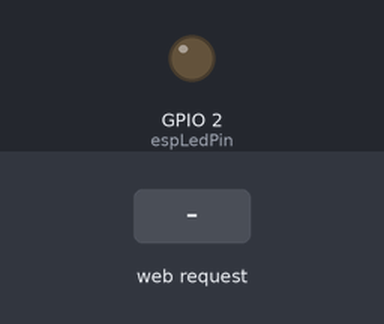
A program run on a simulated ESP32. On the bench: output pins drawn as LEDs (lit = HIGH). Inputs (shaded band) come from the test bench. WiFi joins after 1.5 s; servers stay silent unless stated; storage starts empty; what the program prints to the serial monitor is not drawn.

Above: at 3.2 s.
3.3 s: HTTP request GET /on received
At 3.9 s:
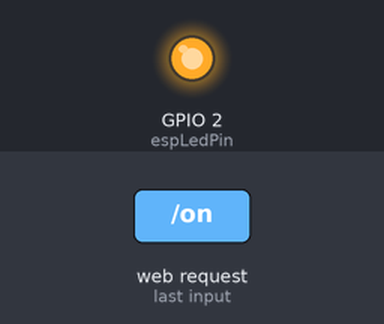
4.8 s: HTTP request GET /off received
At 6.2 s:
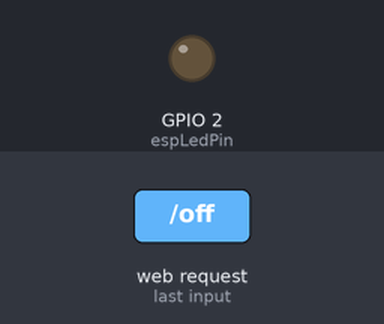
Timing chart, 0 to 7.8 s (numbered marks = the images above; inputs shaded):
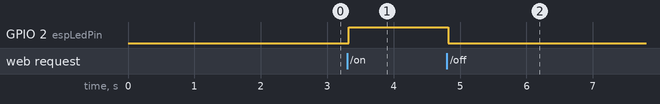

The program:

main.cpp
```cpp
#include <Arduino.h>

#include "WiFi.h"
#include "ESPAsyncWebServer.h"
#include "SPIFFS.h"

const char* ssid = "SSID_NAME";
const char* password = "SSID_PASSWORD";

const int espLedPin = 2;

int keepAlive = 0;

String ledState, keepAliveValue;

AsyncWebServer server(80);

String httpPlaceHolderProcessor(const String& val) {
  Serial.println(val);

  if (val == "STATE") {

    if (digitalRead(espLedPin)) {
      ledState = "LIGADO";
    } else {
      ledState = "DESLIGADO";
    }

    Serial.println(ledState);

    return ledState;

  } else if (val == "KEEPALIVE") {
    keepAliveValue = keepAlive;

    return keepAliveValue;
  }

  return String();
}

void setup() {
  Serial.begin(115200);

  pinMode(espLedPin, OUTPUT);

  if (!SPIFFS.begin(true)) {
    Serial.println("Erro ao carregar flash system do ESP32.");
    return;
  }

  WiFi.begin(ssid, password);

  while (WiFi.status() != WL_CONNECTED) {
    delay(1000);

    Serial.println("Conectando ao wifi...");
  }

  Serial.println(WiFi.localIP());

  server.on("/", HTTP_GET, [](AsyncWebServerRequest *request) {
    request->send(SPIFFS, "/index.html", String(), httpPlaceHolderProcessor);
  });

  server.on("/style.css", HTTP_GET, [](AsyncWebServerRequest *request) {
    request->send(SPIFFS, "/style.css", "text/css");
  });

  server.on("/on", HTTP_GET, [](AsyncWebServerRequest *request) {
    digitalWrite(espLedPin, HIGH);
    request->send(SPIFFS, "/index.html", String(), false, httpPlaceHolderProcessor);
  });

  server.on("/off", HTTP_GET, [](AsyncWebServerRequest *request) {
    digitalWrite(espLedPin, LOW);
    request->send(SPIFFS, "/index.html", String(), false, httpPlaceHolderProcessor);
  });

  server.begin();
}

void loop() {

}
```

Measured:
- after the input at 3.3 s, GPIO 2 (espLedPin): LOW → HIGH at once
- after the input at 4.8 s, GPIO 2 (espLedPin): HIGH → LOW at once
